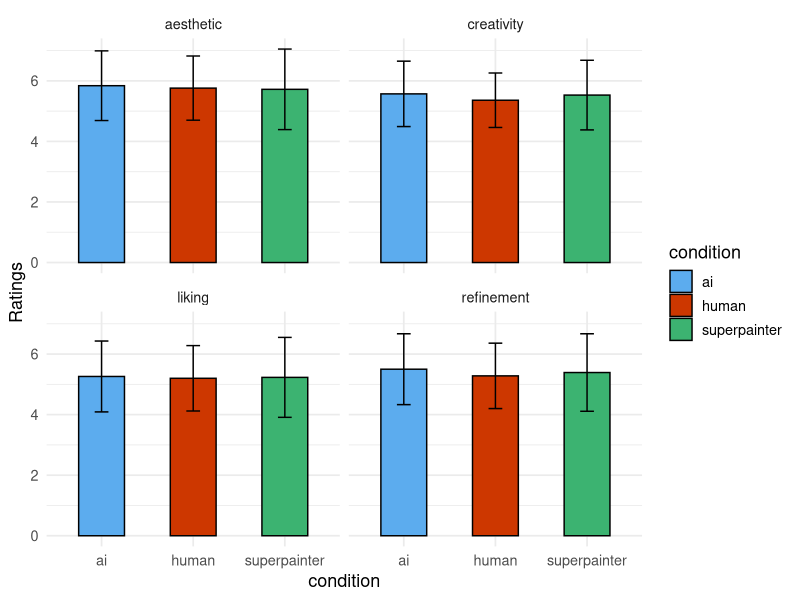

R code for this plot: (Note: this script raises an error after producing the figure.)
## ---- chunk 1
#| include: false
#| echo: false
#| warning: false
#| message: false

library(tidyverse)
library(ggpubr)
library(knitr)
library(kableExtra)
## ---- chunk 2
#| echo: false
study2<- read.csv("data/Study2_Cleaned.csv")
## ---- chunk 3
#| echo: false
#| include: false
colnames(study2)[319] <- "superpainter"
colnames(study2)[318] <- "ai"
colnames(study2)[317] <- "human"
colnames(study2)[2] <- "id"

study2_p1 <- data.frame(study2$human,study2$ai,study2$superpainter)
study2_p1 <- data.matrix(study2_p1)
friedman.test(study2_p1)

#Effect size W
79.633/(60*(3-1))
## ---- chunk 4
#| echo: false
#| include: false
# Data Wrangling
df <-study2 %>%
  pivot_longer(
    cols=contains("_"),
    names_to = c("painting",".value"),
    names_sep = "_"
  ) %>%
  mutate(painting = str_remove_all(painting, "X")) %>%
  mutate(painting = as.integer(painting)) %>%
  mutate(block = case_when(
    painting <= 29 ~ 1L,
    painting <= 55 ~ 2L,
    painting <= 81 ~ 3L
  )) %>%
  mutate(condition = case_when(
    block == 1 ~ "human",
    block == 2 ~ "ai",
    block == 3 ~ "superpainter"
  ))


participant_means <- df %>%
  group_by(id, condition) %>%
  summarise(
    creativity = mean(creativity, na.rm = TRUE),
    aesthetic  = mean(aesthetic,  na.rm = TRUE),
    liking     = mean(liking,     na.rm = TRUE),
    refinement = mean(refinement, na.rm = TRUE),
    .groups = "drop"
  ) %>%
  mutate(
    id        = as.factor(id),
    condition = as.factor(condition)
  )


# generate plots

plot_data <- participant_means %>%
  pivot_longer(cols=c(creativity,aesthetic,liking,refinement)) %>%
  group_by(condition,name) %>%
  summarize(N=length(value),Ratings=round(mean(value),2), sd=round(sd(value),2))
  

## ---- chunk 5
#| echo: false
ggplot(plot_data, aes(x=condition,y=Ratings, fill=condition))+
  facet_wrap((~name)) +
  theme_minimal(base_size=13) +
  scale_fill_manual(values=c(
    "human" = "orangered3",
    "ai" = "steelblue2",
    "superpainter" = "mediumseagreen"
  ))+
  geom_col(width=.5,color="black")+
  geom_errorbar(aes(ymin=Ratings-sd,ymax=Ratings+sd),width=.15)
## ---- chunk 6
#| echo: false
include_graphics("images/figS5.png")
## ---- chunk 7
#| echo: false
include_graphics("images/fig2.png")
## ---- chunk 8
#| echo: false
kable(plot_data) %>%
  collapse_rows(columns=1:2)

## ---- chunk 9
#| echo: false
# Repeated measures within condition

#creativity
r1=summary(aov(creativity~condition + Error(id/condition),data=participant_means))
#aesthetic
r2=summary(aov(aesthetic~condition + Error(id/condition),data=participant_means))
#liking
r3=summary(aov(liking~condition + Error(id/condition),data=participant_means))
#refinement
r4=summary(aov(refinement~condition + Error(id/condition),data=participant_means))

results=data.frame(rating=c("Creativity", "Aesthetic", "Liking", "Refinement"))
results=cbind(results,rbind(r1$`Error: id:condition`[[1]][1,][4:5],r2$`Error: id:condition`[[1]][1,][4:5],r3$`Error: id:condition`[[1]][1,][4:5],r4$`Error: id:condition`[[1]][1,][4:5]))

rownames(results) <- NULL
results[2:3]=apply(results[2:3],1:2, round, digits=2)
kable(results)
